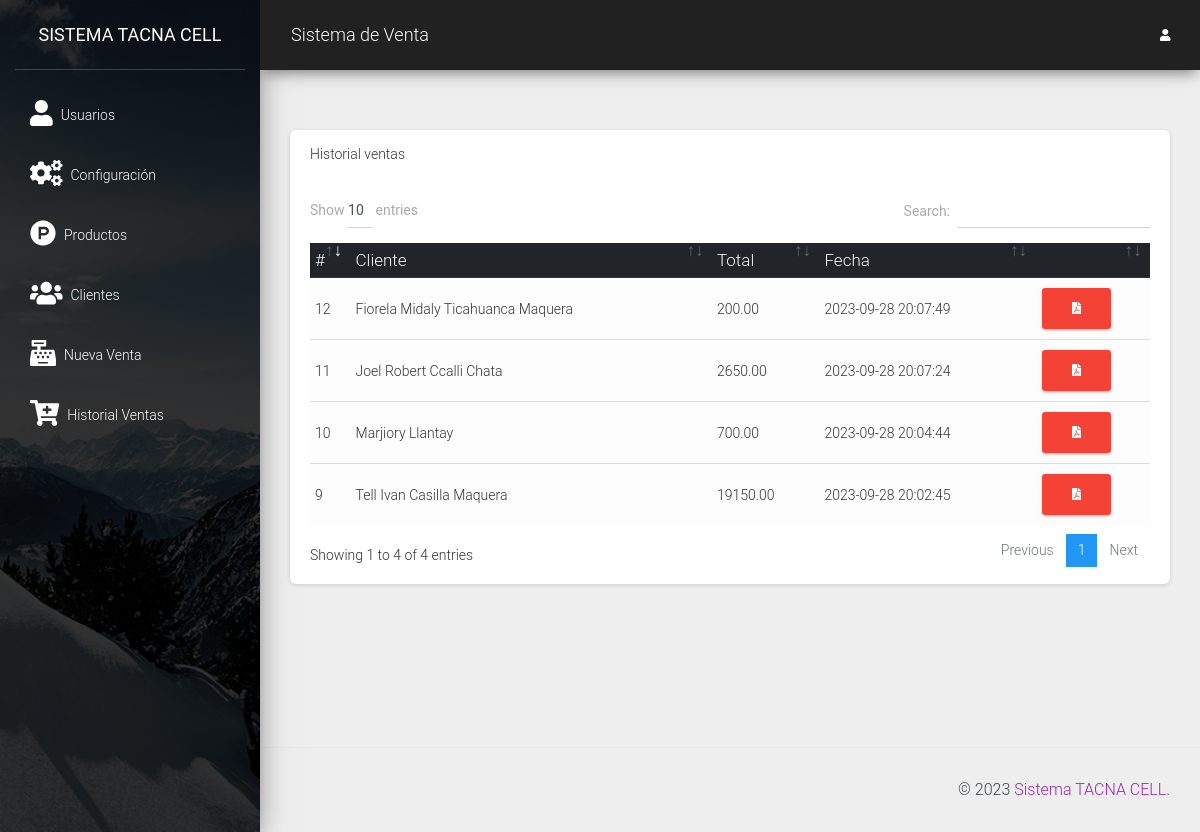
/src/lista_ventas.php (signed in), run on the app's committed database.
### tables this page shows
CREATE TABLE IF NOT EXISTS `ventas` (
  `id` int(11) NOT NULL AUTO_INCREMENT,
  `id_cliente` int(11) NOT NULL,
  `total` decimal(10,2) NOT NULL,
  `id_usuario` int(11) NOT NULL,
  `fecha` timestamp NOT NULL DEFAULT current_timestamp() ON UPDATE current_timestamp(),
  PRIMARY KEY (`id`),
  KEY `id_usuario` (`id_usuario`),
  KEY `id_cliente` (`id_cliente`),
  CONSTRAINT `ventas_ibfk_1` FOREIGN KEY (`id_cliente`) REFERENCES `cliente` (`idcliente`) ON DELETE CASCADE ON UPDATE CASCADE,
  CONSTRAINT `ventas_ibfk_2` FOREIGN KEY (`id_usuario`) REFERENCES `usuario` (`idusuario`) ON DELETE CASCADE ON UPDATE CASCADE
);

CREATE TABLE IF NOT EXISTS `cliente` (
  `idcliente` int(11) NOT NULL AUTO_INCREMENT,
  `nombre` varchar(100) NOT NULL,
  `telefono` varchar(15) NOT NULL,
  `direccion` varchar(200) NOT NULL,
  PRIMARY KEY (`idcliente`)
);

### src/lista_ventas.php (the view, shortened to what this page needs)
<?php
require_once "../conexion.php";
$query = mysqli_query($conexion, "SELECT v.*, c.idcliente, c.nombre FROM ventas v INNER JOIN cliente c ON v.id_cliente = c.idcliente");
include_once "includes/header.php";
?>
<div class="card">
    <div class="card-header">
        Historial ventas
    </div>
    <div class="card-body">
        <div class="table-responsive">
            <table class="table table-light" id="tbl">
                <thead class="thead-dark">
                    <tr>
                        <th>#</th>
                        <th>Cliente</th>
                        <th>Total</th>
                        <th>Fecha</th>
                        <th></th>
                    </tr>
                </thead>
                <tbody>
                    <?php while ($row = mysqli_fetch_assoc($query)) { ?>
                        <tr>
                            <td><?php echo $row['id']; ?></td>
                            <td><?php echo $row['nombre']; ?></td>
                            <td><?php echo $row['total']; ?></td>
                            <td><?php echo $row['fecha']; ?></td>
                            <td>
                                <a href="pdf/generar.php?cl=<?php echo $row['id_cliente'] ?>&v=<?php echo $row['id'] ?>" target="_blank" class="btn btn-danger"><i class="fas fa-file-pdf"></i></a>
                            </td>
                        </tr>
                    <?php } ?>
                </tbody>
            </table>
        </div>
    </div>
</div>
<?php include_once "includes/footer.php"; ?>

### data on the page
ventas: id "9", id_cliente.nombre "Tell Ivan Casilla Maquera", total "19150.00", fecha "2023-09-28 20:02:45"
ventas: id "10", id_cliente.nombre "Marjiory Llantay", total "700.00", fecha "2023-09-28 20:04:44"
ventas: id "11", id_cliente.nombre "Joel Robert Ccalli Chata", total "2650.00", fecha "2023-09-28 20:07:24"
ventas: id "12", id_cliente.nombre "Fiorela Midaly Ticahuanca Maquera", total "200.00", fecha "2023-09-28 20:07:49"
